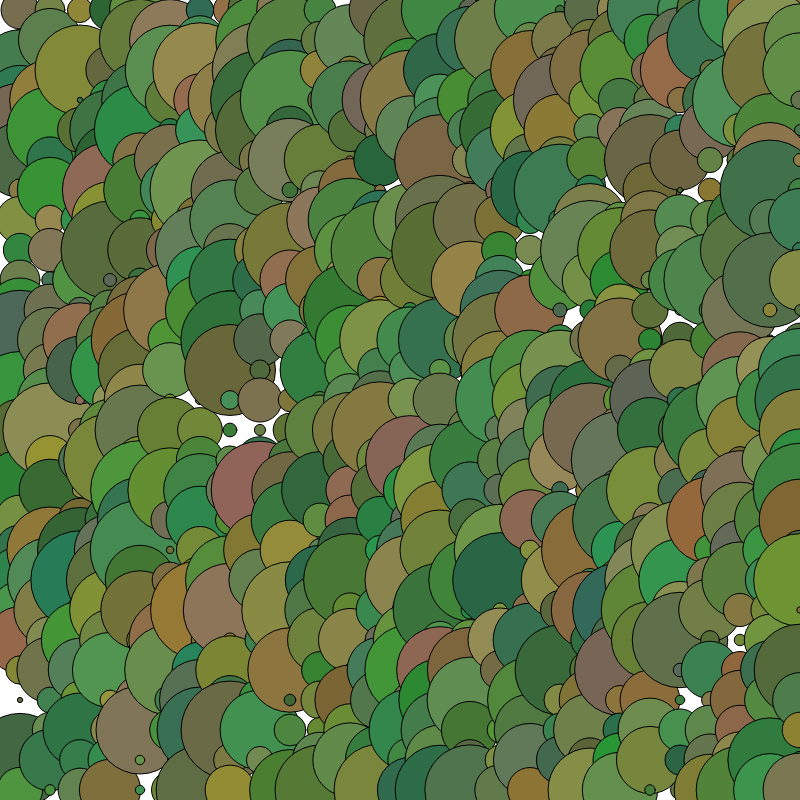
Frame 1 (no input)
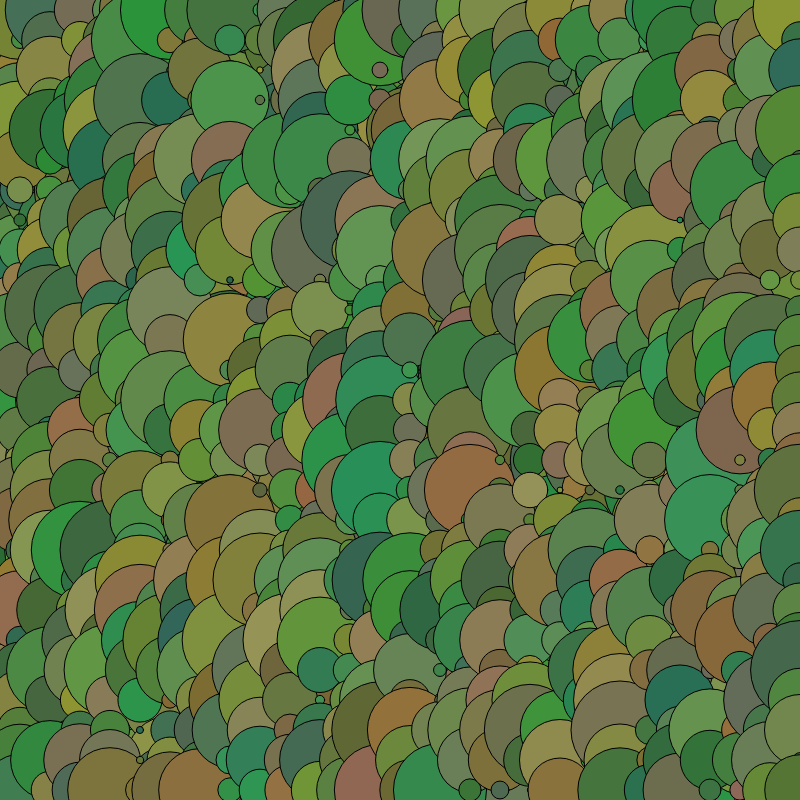
Frame 60 (no input)
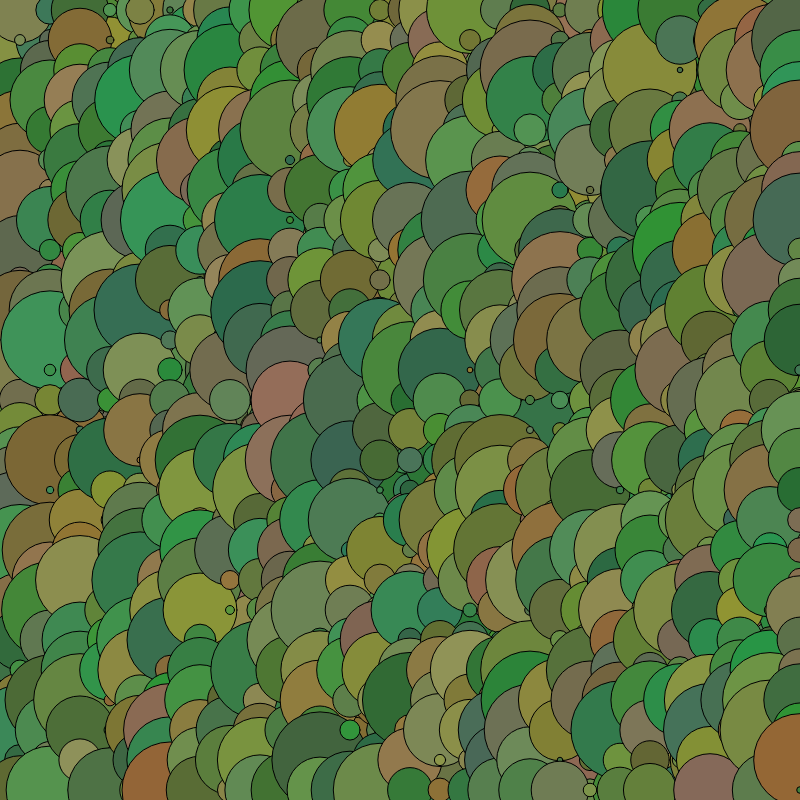
Frame 120 (the mouse pressed at the canvas centre since frame 60)

The p5.js sketch that drew these frames (run headless with seeded random() and noise() and a simulated clock; from frame 60 on, the mouse is pressed at the canvas centre):

// p5.js sketch
// ── sketch.js
var x = 20;

function setup() {
  createCanvas(800, 800);
  
  
}

function draw() {
  for(var x=20; x<=windowWidth; x+=30) {
    for(var y = 10; y <= windowHeight; y += 30) {
      fill(random(150, 40, 150), random(100, 150, 200), random(90, 50, 20));
      ellipse(x, y, random(100, 5));
    }
  }
}
